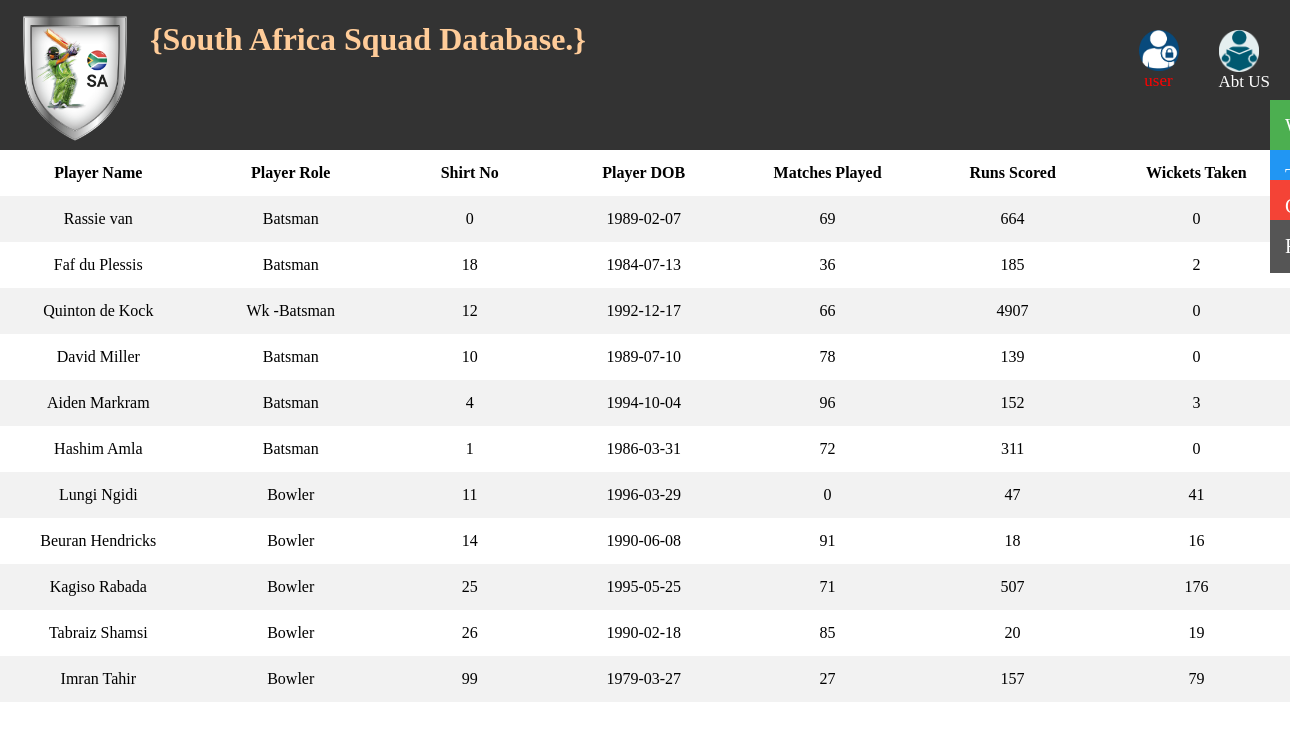
The app's page /sasquad.php (signed in) with its own data.
### tables this page shows
CREATE TABLE `SouthAfrica` (
  `name` varchar(20) DEFAULT NULL,
  `player_role` varchar(20) DEFAULT NULL,
  `player_shirt_no` int(11) NOT NULL,
  `player_birthdate` date DEFAULT NULL,
  `played` int(11) DEFAULT NULL,
  `runs` int(11) DEFAULT NULL,
  `wickets` int(11) DEFAULT NULL,
  `nat` varchar(20) NOT NULL DEFAULT 'South Africa'
);

### sasquad.php (the view, shortened to what this page needs)
<?php
$con=mysqli_connect('localhost','root');
mysqli_select_db($con, 'cricket2');
$querry = "select * from SouthAfrica order by Player_Role = 'bowler' ASC ";
$result = mysqli_query($con,$querry);
?>
<!DOCTYPE html>
<html>
<head>
<link rel="stylesheet" type="text/css" href="css/home.css">
<link rel="stylesheet" type="text/css" href="css/sidenav.css">
</head>
<body >
	<div class="navbar">
<img src="css/sa.png" width="150" height="150"; style="float: left;">
<h1 style="float: left; color:#ffcc99; "font-style: "Comic Sans MS">
{South Africa Squad Database.} </h1>
 <a href="aboutus.php"><img src="css/us.png" width="40" height="60">Abt US</a>
 <a style="color: red" href="welcome.php"><img src="css/log.png" width="40" height="50"><?php echo $_SESSION['username']; ?></a>
  </div>
  <div id="mySidenav" class="sidenav">
  <a href="welcome.php" id="about">Welcome</a>
  <a href="teams.php" id="blog">Teams</a>
  <a href="coach.php" id="projects">Coach</a>
  <a href="ranking.php" id="contact">Ranking</a>
</div>
<table >
	<tr>
			<th>Player Name</th>
			<th>Player Role</th>
			<th>Shirt No</th>
			<th>Player DOB</th>
			<th>Matches Played</th>
			<th>Runs Scored</th>
			<th>Wickets Taken</th>
		</tr>
		<?php
		global $result;
		while ($rows=mysqli_fetch_assoc($result)):?>
			<tr align="center">
				<td><?php echo $rows['name'];?></td>
				<td><?php echo $rows['player_role'];?></td>
				<td><?php echo $rows['player_shirt_no'];?></td>
				<td><?php echo $rows['player_birthdate'];?></td>
				<td><?php echo $rows['played'];?></td>
				<td><?php echo $rows['runs'];?></td>
				<td><?php echo $rows['wickets']; ?>
				</td>
			</tr>
<?php endwhile;?>
</table>
</body>
</html>

### css/home.css (style rules this page uses)
* { box-sizing:border-box; }
body { font-family: "Arial", red serif); margin: 0; }
img { display: block; height: auto; max-width: 100%; }
.navbar { width: 100%; background-color: #555; overflow: auto; }
.navbar a { float: left; padding: 12px; color: white; text-decoration: none; font-size: 17px; }
.navbar { overflow: hidden; position: sticky; position: -webkit-sticky; top: 0; color: black; background-color: #333; }
.navbar a { float: right; display: block; color: white; text-align: center; padding: 30px 20px; text-decoration: none; }

### css/sidenav.css (style rules this page uses)
#mySidenav a { position: absolute; right: -80px; transition: 0.7s; padding: 15px; width: 100px; text-decoration: none; font-size: 20px; color: white; border-radius: 0 5px 5px 0; }
#about { top: 100px; background-color: #4CAF50; }
#blog { top: 150px; background-color: #2196F3; }
#projects { top: 180px; background-color: #f44336; }
#contact { top: 220px; background-color: #555 }

### sasquad.php (style rules this page uses)
table { border-collapse: collapse; width: 100%; }
th, td { border= 1px ; width: 900px; line-height: 30px; text-align: center; padding: 8px; }
tr:nth-child(even) { background-color: #f2f2f2; }

### records on screen
southafrica: name "Rassie van", player_role "Batsman", player_shirt_no "0", player_birthdate "1989-02-07", played "69", runs "664", wickets "0"
southafrica: name "Faf du Plessis", player_role "Batsman", player_shirt_no "18", player_birthdate "1984-07-13", played "36", runs "185", wickets "2"
southafrica: name "Quinton de Kock", player_role "Wk -Batsman", player_shirt_no "12", player_birthdate "1992-12-17", played "66", runs "4907", wickets "0"
southafrica: name "David Miller", player_role "Batsman", player_shirt_no "10", player_birthdate "1989-07-10", played "78", runs "139", wickets "0"
southafrica: name "Aiden Markram", player_role "Batsman", player_shirt_no "4", player_birthdate "1994-10-04", played "96", runs "152", wickets "3"
southafrica: name "Hashim Amla", player_role "Batsman", player_shirt_no "1", player_birthdate "1986-03-31", played "72", runs "311", wickets "0"
southafrica: name "Lungi Ngidi", player_role "Bowler", player_shirt_no "11", player_birthdate "1996-03-29", played "0", runs "47", wickets "41"
southafrica: name "Beuran Hendricks", player_role "Bowler", player_shirt_no "14", player_birthdate "1990-06-08", played "91", runs "18", wickets "16"
southafrica: name "Kagiso Rabada", player_role "Bowler", player_shirt_no "25", player_birthdate "1995-05-25", played "71", runs "507", wickets "176"
southafrica: name "Tabraiz Shamsi", player_role "Bowler", player_shirt_no "26", player_birthdate "1990-02-18", played "85", runs "20", wickets "19"
southafrica: name "Imran Tahir", player_role "Bowler", player_shirt_no "99", player_birthdate "1979-03-27", played "27", runs "157", wickets "79"

### other values on screen
$_SESSION['username'] "user"
